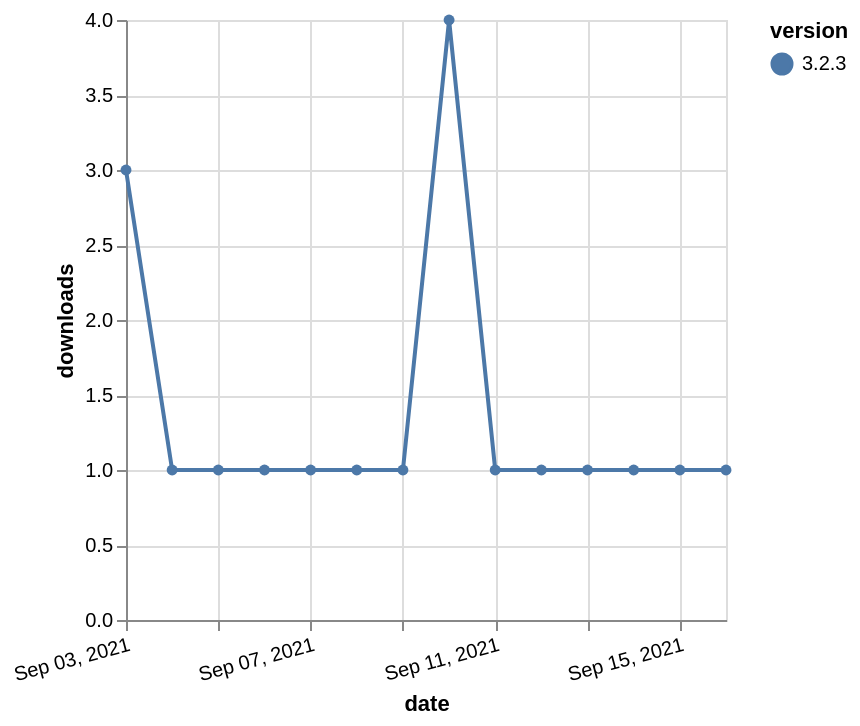

Write a Vega-Lite specification for this figure.
### Vega-Lite specification from a JSON file in a GitHub repository (floating-point values rounded to 4 significant figures)
{"$schema": "https://vega.github.io/schema/vega-lite/v5.json", "description": "A simple bar chart with embedded data.", "data": {"values": [{"date": "2021-09-03", "total": 506, "delta": 3, "version": "3.2.3"}, {"date": "2021-09-04", "total": 507, "delta": 1, "version": "3.2.3"}, {"date": "2021-09-05", "total": 508, "delta": 1, "version": "3.2.3"}, {"date": "2021-09-06", "total": 509, "delta": 1, "version": "3.2.3"}, {"date": "2021-09-07", "total": 510, "delta": 1, "version": "3.2.3"}, {"date": "2021-09-08", "total": 511, "delta": 1, "version": "3.2.3"}, {"date": "2021-09-09", "total": 512, "delta": 1, "version": "3.2.3"}, {"date": "2021-09-10", "total": 516, "delta": 4, "version": "3.2.3"}, {"date": "2021-09-11", "total": 517, "delta": 1, "version": "3.2.3"}, {"date": "2021-09-12", "total": 518, "delta": 1, "version": "3.2.3"}, {"date": "2021-09-13", "total": 519, "delta": 1, "version": "3.2.3"}, {"date": "2021-09-14", "total": 520, "delta": 1, "version": "3.2.3"}, {"date": "2021-09-15", "total": 521, "delta": 1, "version": "3.2.3"}, {"date": "2021-09-16", "total": 522, "delta": 1, "version": "3.2.3"}]}, "width": "container", "mark": {"type": "line", "point": {"filled": true}}, "encoding": {"x": {"field": "date", "type": "temporal", "timeUnit": "yearmonthdate", "title": "date", "axis": {"labelAngle": -15}}, "y": {"field": "delta", "type": "quantitative", "title": "downloads"}, "color": {"field": "version", "type": "nominal"}, "tooltip": {"field": "delta"}}}
